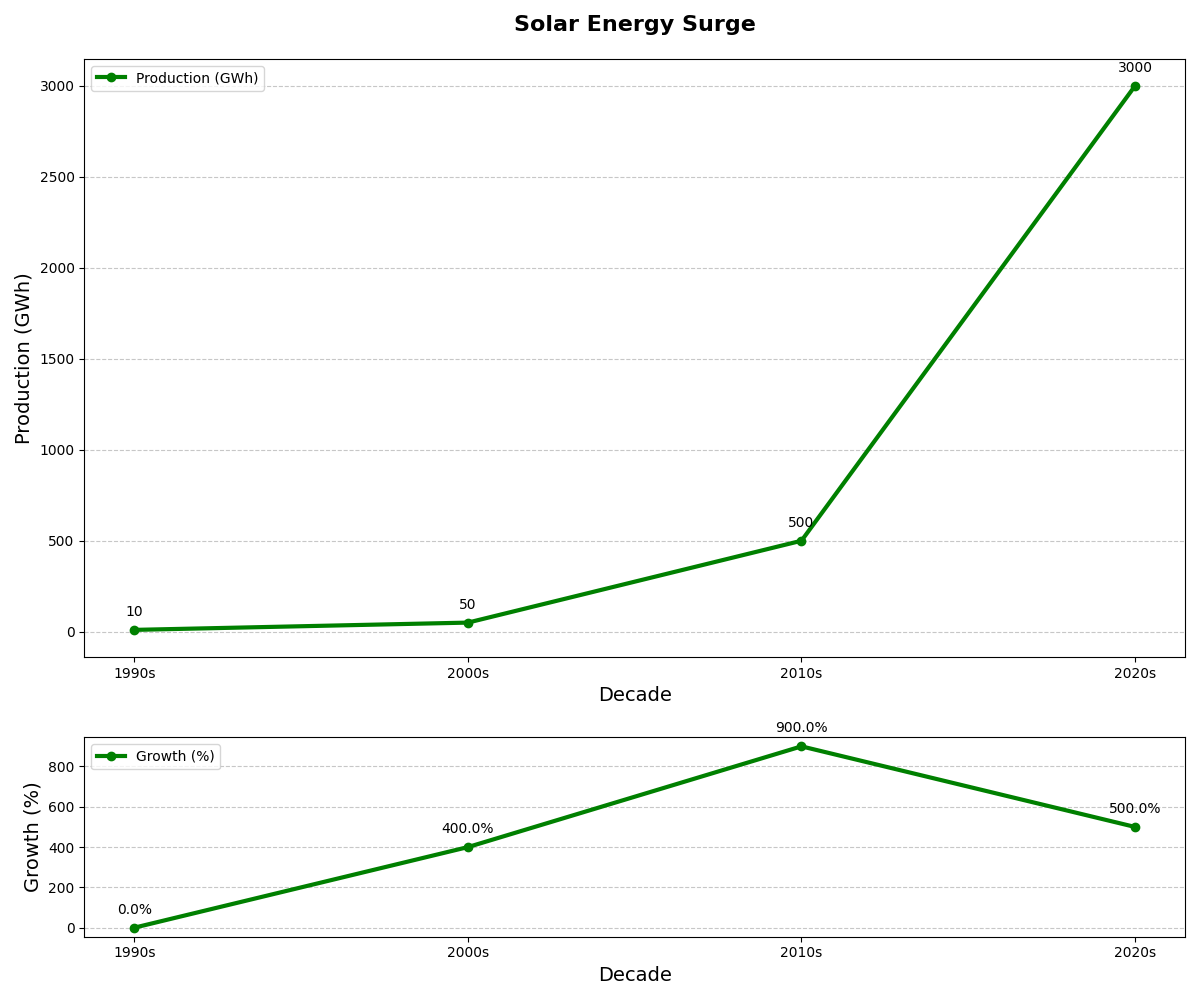

The Python source for this figure:
import matplotlib.pyplot as plt
import numpy as np

decades = ['1990s', '2000s', '2010s', '2020s']
solar_production = np.array([10, 50, 500, 3000])

def calculate_growth(data):
    growth = []
    for i in range(1, len(data)):
        growth.append((data[i] - data[i-1]) / data[i-1] * 100)
    growth.insert(0, 0)
    return growth

growth_rates = calculate_growth(solar_production)

fig, axs = plt.subplots(2, 1, figsize=(12, 10), gridspec_kw={'height_ratios': [3, 1]})

axs[0].plot(decades, solar_production, marker='o', linestyle='-', linewidth=3, color='green', label='Production (GWh)')

axs[0].set_title("Solar Energy Surge", fontsize=16, fontweight='bold', pad=20)
axs[0].set_xlabel("Decade", fontsize=14)
axs[0].set_ylabel("Production (GWh)", fontsize=14)
axs[0].legend(loc='upper left')
axs[0].yaxis.grid(True, linestyle='--', alpha=0.7)

for i, value in enumerate(solar_production):
    axs[0].annotate(f'{value}', (decades[i], solar_production[i]),
                    textcoords="offset points", xytext=(0, 10), ha='center')

axs[1].plot(decades, growth_rates, marker='o', linestyle='-', linewidth=3, color='green', label='Growth (%)')
axs[1].set_xlabel("Decade", fontsize=14)
axs[1].set_ylabel("Growth (%)", fontsize=14)
axs[1].legend(loc='upper left')
axs[1].yaxis.grid(True, linestyle='--', alpha=0.7)

for i, value in enumerate(growth_rates):
    axs[1].annotate(f'{value:.1f}%', (decades[i], growth_rates[i]), 
                    textcoords="offset points", xytext=(0, 10), ha='center')

plt.tight_layout()
plt.show()
